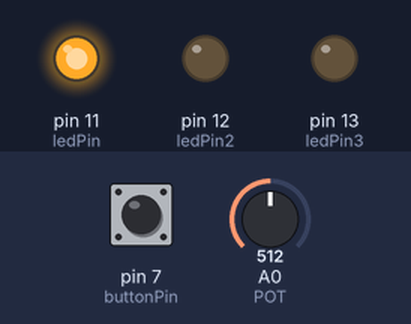
Simulated run of this sketch. Board: Arduino Uno, built with avr-gcc and run on an emulated ATmega328P. Shown: output pins drawn as LEDs (lit = HIGH). The test bench sets the inputs (shaded band); at power-on: A0 (POT) = 512, pin 7 (buttonPin) LOW. What the sketch prints to the serial monitor is not drawn.

Above: at 1.2 s.
1.3 s: A0 (POT) set to 0
4.3 s: A0 (POT) set to 3
7.3 s: A0 (POT) set to 6
10.3 s: pin 7 (buttonPin) pulled HIGH for 0.15 s
At 10.9 s:
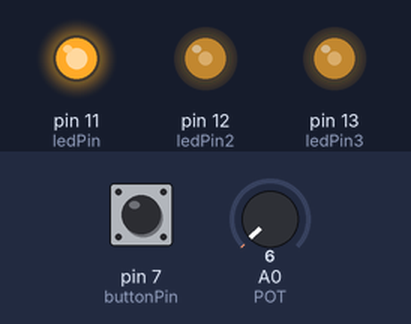
13.3 s: pin 7 (buttonPin) pulled HIGH for 1 s
At 14.3 s:
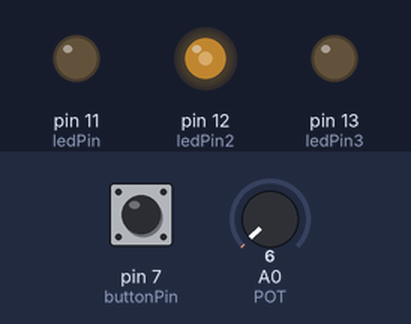
16.3 s: A0 (POT) set to 306
At 16.78 s:
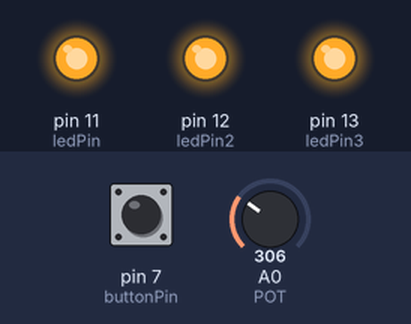
Timing chart, 0 to 20.3 s (numbered marks = the images above; inputs shaded):
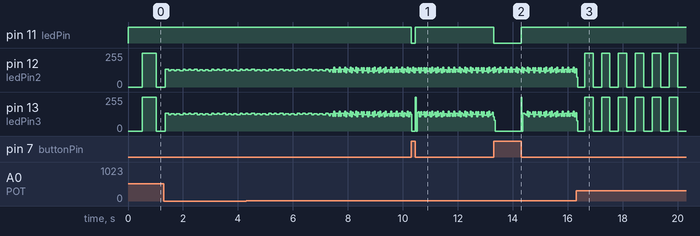

Measured:
- after the input at 10.3 s, pin 11 (ledPin): HIGH → LOW at once, → HIGH 0.15 s later
- after the input at 13.3 s, pin 11 (ledPin): HIGH → LOW at once, → HIGH 1.0 s later
- by itself, pin 12 (ledPin2), pin 13 (ledPin3): moves between 0/255 and 255/255, repeating every 0.62 s

The sketch:

Week_9_Assignment.ino
```cpp
// constants won't change. They're used here to set pin numbers:
const int buttonPin = 7;     // the number of the pushbutton pin
const int ledPin =  11;// the number of the LED pin
unsigned long previousMillis = 0;
const int ledPin2 =  12;
const int ledPin3 =  13;
const int POT = A0;
// variables will change:
int buttonState = 0;
int ledState = LOW;
int led2State = LOW;
void setup() {
  // initialize the LED pin as an output:
  pinMode(ledPin, OUTPUT);
  pinMode(ledPin2, OUTPUT);
  pinMode(ledPin3, OUTPUT);
  // initialize the pushbutton pin as an input:
  pinMode(buttonPin, INPUT);
  Serial.begin(9600);
}

void loop() {


  long interval  = analogRead(POT);
  Serial.println(ledState);
Serial.print(led2State);
  // the interval at which you want to blink the LED.
  unsigned long currentMillis = millis();

  if (currentMillis - previousMillis >= interval) {
    // save the last time you blinked the LED
    previousMillis = currentMillis;

    // if the LED is off turn it on and vice-versa:
    if (led2State == LOW) {
      led2State = HIGH;
    } else {
      led2State = LOW;
    }
  }
    // read the state of the pushbutton value:
  buttonState = digitalRead(buttonPin);

  // check if the pushbutton is pressed. If it is, the buttonState is HIGH:
  if (buttonState == HIGH) {
    // turn LED off:
    ledState = LOW;
  } else {
       // turn LED on:
    ledState = HIGH;

  }
  digitalWrite(ledPin, ledState);

    // set the LED with the ledState of the variable:
    digitalWrite(ledPin2, led2State);

    if(ledState == HIGH && led2State==HIGH){
      digitalWrite(ledPin3, HIGH);

      }else{
        digitalWrite(ledPin3, LOW);
      }

}
```
